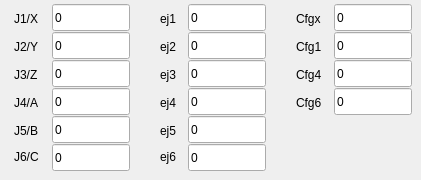
       <widget class="QWidget" name="tab_7">
        <attribute name="title">
         <string>POS1</string>
        </attribute>
        <widget class="QLineEdit" name="bmm_P1J1">
         <property name="geometry">
          <rect>
           <x>52</x>
           <y>4</y>
           <width>78</width>
           <height>27</height>
          </rect>
         </property>
         <property name="text">
          <string>0</string>
         </property>
        </widget>
        <widget class="QLineEdit" name="bmm_P1J6">
         <property name="geometry">
          <rect>
           <x>52</x>
           <y>144</y>
           <width>78</width>
           <height>27</height>
          </rect>
         </property>
         <property name="text">
          <string>0</string>
         </property>
        </widget>
        <widget class="QLabel" name="label_74">
         <property name="geometry">
          <rect>
           <x>160</x>
           <y>10</y>
           <width>37</width>
           <height>17</height>
          </rect>
         </property>
         <property name="text">
          <string>ej1</string>
         </property>
        </widget>
        <widget class="QLabel" name="label_75">
         <property name="geometry">
          <rect>
           <x>14</x>
           <y>10</y>
           <width>37</width>
           <height>17</height>
          </rect>
         </property>
         <property name="text">
          <string>J1/X</string>
         </property>
        </widget>
        <widget class="QLineEdit" name="bmm_P1J3">
         <property name="geometry">
          <rect>
           <x>52</x>
           <y>60</y>
           <width>78</width>
           <height>27</height>
          </rect>
         </property>
         <property name="text">
          <string>0</string>
         </property>
        </widget>
        <widget class="QLabel" name="label_76">
         <property name="geometry">
          <rect>
           <x>14</x>
           <y>66</y>
           <width>67</width>
           <height>17</height>
          </rect>
         </property>
         <property name="text">
          <string>J3/Z</string>
         </property>
        </widget>
        <widget class="QLineEdit" name="bmm_P1ej1">
         <property name="geometry">
          <rect>
           <x>188</x>
           <y>4</y>
           <width>78</width>
           <height>27</height>
          </rect>
         </property>
         <property name="text">
          <string>0</string>
         </property>
        </widget>
        <widget class="QLineEdit" name="bmm_P1Cfg1">
         <property name="geometry">
          <rect>
           <x>334</x>
           <y>32</y>
           <width>78</width>
           <height>27</height>
          </rect>
         </property>
         <property name="text">
          <string>0</string>
         </property>
        </widget>
        <widget class="QLineEdit" name="bmm_P1ej4">
         <property name="geometry">
          <rect>
           <x>188</x>
           <y>88</y>
           <width>78</width>
           <height>27</height>
          </rect>
         </property>
         <property name="text">
          <string>0</string>
         </property>
        </widget>
        <widget class="QLabel" name="label_p1Cfgx">
         <property name="geometry">
          <rect>
           <x>296</x>
           <y>10</y>
           <width>37</width>
           <height>17</height>
          </rect>
         </property>
         <property name="text">
          <string>Cfgx</string>
         </property>
        </widget>
        <widget class="QLabel" name="label_78">
         <property name="geometry">
          <rect>
           <x>160</x>
           <y>94</y>
           <width>67</width>
           <height>17</height>
          </rect>
         </property>
         <property name="text">
          <string>ej4</string>
         </property>
        </widget>
        <widget class="QLabel" name="label_81">
         <property name="geometry">
          <rect>
           <x>160</x>
           <y>148</y>
           <width>67</width>
           <height>17</height>
          </rect>
         </property>
         <property name="text">
          <string>ej6</string>
         </property>
        </widget>
        <widget class="QLabel" name="label_p1Cfg6">
         <property name="geometry">
          <rect>
           <x>296</x>
           <y>94</y>
           <width>67</width>
           <height>17</height>
          </rect>
         </property>
         <property name="text">
          <string>Cfg6</string>
         </property>
        </widget>
        <widget class="QLineEdit" name="bmm_P1J2">
         <property name="geometry">
          <rect>
           <x>52</x>
           <y>32</y>
           <width>78</width>
           <height>27</height>
          </rect>
         </property>
         <property name="text">
          <string>0</string>
         </property>
        </widget>
        <widget class="QLabel" name="label_85">
         <property name="geometry">
          <rect>
           <x>14</x>
           <y>94</y>
           <width>67</width>
           <height>17</height>
          </rect>
         </property>
         <property name="text">
          <string>J4/A</string>
         </property>
        </widget>
        <widget class="QLineEdit" name="bmm_P1Cfg4">
         <property name="geometry">
          <rect>
           <x>334</x>
           <y>60</y>
           <width>78</width>
           <height>27</height>
          </rect>
         </property>
         <property name="text">
          <string>0</string>
         </property>
        </widget>
        <widget class="QLabel" name="label_86">
         <property name="geometry">
          <rect>
           <x>160</x>
           <y>66</y>
           <width>67</width>
           <height>17</height>
          </rect>
         </property>
         <property name="text">
          <string>ej3</string>
         </property>
        </widget>
        <widget class="QLineEdit" name="bmm_P1Cfg6">
         <property name="geometry">
          <rect>
           <x>334</x>
           <y>88</y>
           <width>78</width>
           <height>27</height>
          </rect>
         </property>
         <property name="text">
          <string>0</string>
         </property>
        </widget>
        <widget class="QLabel" name="label_p1Cfg4">
         <property name="geometry">
          <rect>
           <x>296</x>
           <y>66</y>
           <width>67</width>
           <height>17</height>
          </rect>
         </property>
         <property name="text">
          <string>Cfg4</string>
         </property>
        </widget>
        <widget class="QLabel" name="label_p1Cfg1">
         <property name="geometry">
          <rect>
           <x>296</x>
           <y>38</y>
           <width>37</width>
           <height>17</height>
          </rect>
         </property>
         <property name="text">
          <string>Cfg1</string>
         </property>
        </widget>
        <widget class="QLabel" name="label_89">
         <property name="geometry">
          <rect>
           <x>14</x>
           <y>122</y>
           <width>67</width>
           <height>17</height>
          </rect>
         </property>
         <property name="text">
          <string>J5/B</string>
         </property>
        </widget>
        <widget class="QLineEdit" name="bmm_P1ej5">
         <property name="geometry">
          <rect>
           <x>188</x>
           <y>116</y>
           <width>78</width>
           <height>27</height>
          </rect>
         </property>
         <property name="text">
          <string>0</string>
         </property>
        </widget>
        <widget class="QLabel" name="label_90">
         <property name="geometry">
          <rect>
           <x>160</x>
           <y>122</y>
           <width>67</width>
           <height>17</height>
          </rect>
         </property>
         <property name="text">
          <string>ej5</string>
         </property>
        </widget>
        <widget class="QLabel" name="label_91">
         <property name="geometry">
          <rect>
           <x>14</x>
           <y>148</y>
           <width>67</width>
           <height>17</height>
          </rect>
         </property>
         <property name="text">
          <string>J6/C</string>
         </property>
        </widget>
        <widget class="QLineEdit" name="bmm_P1ej6">
         <property name="geometry">
          <rect>
           <x>188</x>
           <y>144</y>
           <width>78</width>
           <height>27</height>
          </rect>
         </property>
         <property name="text">
          <string>0</string>
         </property>
        </widget>
        <widget class="QLineEdit" name="bmm_P1J5">
         <property name="geometry">
          <rect>
           <x>52</x>
           <y>116</y>
           <width>78</width>
           <height>27</height>
          </rect>
         </property>
         <property name="text">
          <string>0</string>
         </property>
        </widget>
        <widget class="QLabel" name="label_92">
         <property name="geometry">
          <rect>
           <x>14</x>
           <y>38</y>
           <width>37</width>
           <height>17</height>
          </rect>
         </property>
         <property name="text">
          <string>J2/Y</string>
         </property>
        </widget>
        <widget class="QLineEdit" name="bmm_P1ej2">
         <property name="geometry">
          <rect>
           <x>188</x>
           <y>32</y>
           <width>78</width>
           <height>27</height>
          </rect>
         </property>
         <property name="text">
          <string>0</string>
         </property>
        </widget>
        <widget class="QLabel" name="label_93">
         <property name="geometry">
          <rect>
           <x>160</x>
           <y>38</y>
           <width>37</width>
           <height>17</height>
          </rect>
         </property>
         <property name="text">
          <string>ej2</string>
         </property>
        </widget>
        <widget class="QLineEdit" name="bmm_P1J4">
         <property name="geometry">
          <rect>
           <x>52</x>
           <y>88</y>
           <width>78</width>
           <height>27</height>
          </rect>
         </property>
         <property name="text">
          <string>0</string>
         </property>
        </widget>
        <widget class="QLineEdit" name="bmm_P1Cfgx">
         <property name="geometry">
          <rect>
           <x>334</x>
           <y>4</y>
           <width>78</width>
           <height>27</height>
          </rect>
         </property>
         <property name="text">
          <string>0</string>
         </property>
        </widget>
        <widget class="QLineEdit" name="bmm_P1ej3">
         <property name="geometry">
          <rect>
           <x>188</x>
           <y>60</y>
           <width>78</width>
           <height>27</height>
          </rect>
         </property>
         <property name="text">
          <string>0</string>
         </property>
        </widget>
       </widget>
